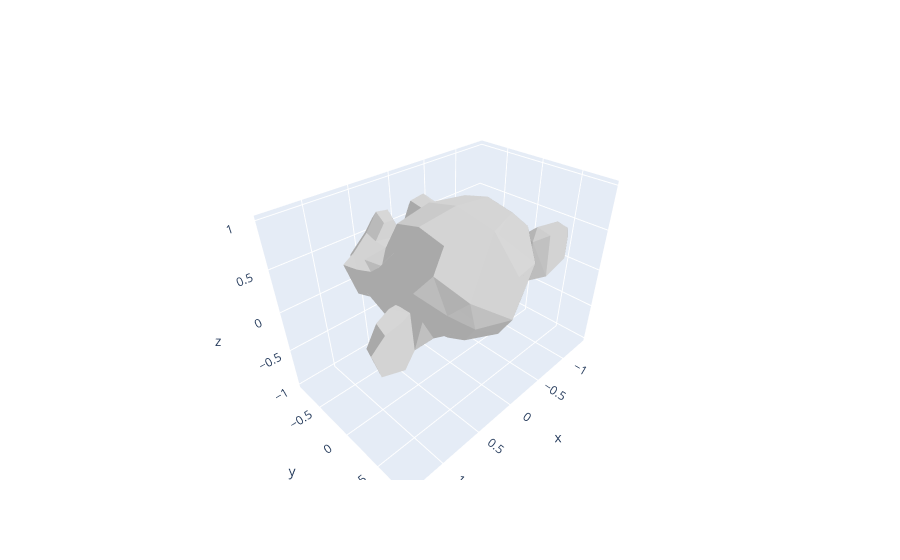

Notebook code cell kept with this figure:
### Markdown cell above
Pretty cool, but it's rotated. That's because Blender uses Z as the up-axis, while OBJ uses Y. Optionally, we can rotate it back to normal coordinates. To do this, remember basic linear algebra and transformation matrices. The $x$ coordinate stays in place, $y$ becomes $z$, and $z$ becomes $-y$.

$$\begin{bmatrix} 1 & 0 & 0 \\ 0 & 1 & 0 \\ 0 & 0 & 1 \end{bmatrix} \Rightarrow \begin{bmatrix} 1 & 0 & 0 \\ 0 & 0 & -1 \\ 0 & 1 & 0 \end{bmatrix}.$$

Now, if we multiply this rotation matrix by our vector $[x, y, z]$, we get


$$\begin{bmatrix} 1 & 0 & 0 \\ 0 & 0 & -1 \\ 0 & 1 & 0 \end{bmatrix} \times \begin{bmatrix} x \\ y \\ z \end{bmatrix} = \begin{bmatrix} x \\ -z \\ y \end{bmatrix}.$$

A clearer visualization is given below:

<img src="attachment:b316ceee-097c-440c-b542-a08f777275b9.png" width="400">

### Code cell
# in code:
V = np.column_stack([V[:, 0], -V[:, 2], V[:, 1]])
# let's try plotting again:
show(V, F)

### Figure 1 — Plotly figure (JSON) as saved in the notebook; plotly's stock layout.template omitted (floating-point values rounded to 4 significant figures; data arrays with more than 128 entries replaced by an {"elided": "..."} marker saying what was removed)
{"data": [{"color": "lightgray", "flatshading": true, "i": {"elided": "967 int values"}, "j": {"elided": "967 int values"}, "k": {"elided": "967 int values"}, "type": "mesh3d", "x": {"elided": "507 float values"}, "y": {"elided": "507 float values"}, "z": {"elided": "507 float values"}}], "layout": {"autosize": true, "scene": {"aspectmode": "data", "aspectratio": {"x": 1.306, "y": 0.8137, "z": 0.9406}}}}
